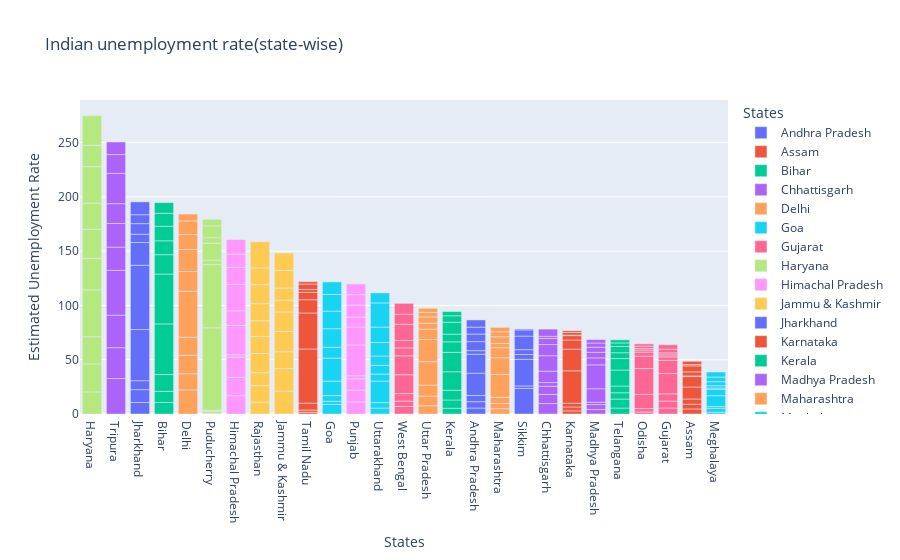

The notebook cell saved with this chart:
### Code cell
fg=px.bar(data,x='States',y='Estimated Unemployment Rate',title='Indian unemployment rate(state-wise)',template='plotly',color='States')
fg.update_layout(xaxis={'categoryorder':'total descending'})
fg.show()

### Figure 1 — Plotly figure (JSON) as saved in the notebook; plotly's stock layout.template omitted (floating-point values rounded to 4 significant figures)
{"data": [{"alignmentgroup": "True", "hovertemplate": "States=%{x}<br>Estimated Unemployment Rate=%{y}<extra></extra>", "legendgroup": "Andhra Pradesh", "marker": {"color": "#636efa", "pattern": {"shape": ""}}, "name": "Andhra Pradesh", "offsetgroup": "Andhra Pradesh", "orientation": "v", "showlegend": true, "textposition": "auto", "type": "bar", "x": ["Andhra Pradesh", "Andhra Pradesh", "Andhra Pradesh", "Andhra Pradesh", "Andhra Pradesh", "Andhra Pradesh", "Andhra Pradesh", "Andhra Pradesh", "Andhra Pradesh", "Andhra Pradesh"], "xaxis": "x", "y": [5.48, 5.83, 5.79, 20.51, 17.43, 3.31, 8.34, 6.96, 6.4, 6.59], "yaxis": "y"}, {"alignmentgroup": "True", "hovertemplate": "States=%{x}<br>Estimated Unemployment Rate=%{y}<extra></extra>", "legendgroup": "Assam", "marker": {"color": "#EF553B", "pattern": {"shape": ""}}, "name": "Assam", "offsetgroup": "Assam", "orientation": "v", "showlegend": true, "textposition": "auto", "type": "bar", "x": ["Assam", "Assam", "Assam", "Assam", "Assam", "Assam", "Assam", "Assam", "Assam", "Assam"], "xaxis": "x", "y": [4.66, 4.41, 4.77, 11.06, 9.55, 0.6, 3.77, 5.53, 1.19, 3.02], "yaxis": "y"}, {"alignmentgroup": "True", "hovertemplate": "States=%{x}<br>Estimated Unemployment Rate=%{y}<extra></extra>", "legendgroup": "Bihar", "marker": {"color": "#00cc96", "pattern": {"shape": ""}}, "name": "Bihar", "offsetgroup": "Bihar", "orientation": "v", "showlegend": true, "textposition": "auto", "type": "bar", "x": ["Bihar", "Bihar", "Bihar", "Bihar", "Bihar", "Bihar", "Bihar", "Bihar", "Bihar", "Bihar"], "xaxis": "x", "y": [10.61, 10.29, 15.43, 46.64, 45.96, 17.82, 12.79, 13.44, 11.91, 9.82], "yaxis": "y"}, {"alignmentgroup": "True", "hovertemplate": "States=%{x}<br>Estimated Unemployment Rate=%{y}<extra></extra>", "legendgroup": "Chhattisgarh", "marker": {"color": "#ab63fa", "pattern": {"shape": ""}}, "name": "Chhattisgarh", "offsetgroup": "Chhattisgarh", "orientation": "v", "showlegend": true, "textposition": "auto", "type": "bar", "x": ["Chhattisgarh", "Chhattisgarh", "Chhattisgarh", "Chhattisgarh", "Chhattisgarh", "Chhattisgarh", "Chhattisgarh", "Chhattisgarh", "Chhattisgarh", "Chhattisgarh"], "xaxis": "x", "y": [9.65, 8.38, 7.54, 3.41, 10.5, 14.23, 10.27, 5.63, 1.96, 6.62], "yaxis": "y"}, {"alignmentgroup": "True", "hovertemplate": "States=%{x}<br>Estimated Unemployment Rate=%{y}<extra></extra>", "legendgroup": "Delhi", "marker": {"color": "#FFA15A", "pattern": {"shape": ""}}, "name": "Delhi", "offsetgroup": "Delhi", "orientation": "v", "showlegend": true, "textposition": "auto", "type": "bar", "x": ["Delhi", "Delhi", "Delhi", "Delhi", "Delhi", "Delhi", "Delhi", "Delhi", "Delhi", "Delhi"], "xaxis": "x", "y": [22.23, 14.84, 17.04, 16.68, 42.27, 18.19, 20.3, 13.79, 12.53, 6.27], "yaxis": "y"}, {"alignmentgroup": "True", "hovertemplate": "States=%{x}<br>Estimated Unemployment Rate=%{y}<extra></extra>", "legendgroup": "Goa", "marker": {"color": "#19d3f3", "pattern": {"shape": ""}}, "name": "Goa", "offsetgroup": "Goa", "orientation": "v", "showlegend": true, "textposition": "auto", "type": "bar", "x": ["Goa", "Goa", "Goa", "Goa", "Goa", "Goa", "Goa", "Goa", "Goa", "Goa"], "xaxis": "x", "y": [8.89, 2.81, 5.25, 13.31, 21.25, 9.96, 17.07, 16.21, 15.38, 11.54], "yaxis": "y"}, {"alignmentgroup": "True", "hovertemplate": "States=%{x}<br>Estimated Unemployment Rate=%{y}<extra></extra>", "legendgroup": "Gujarat", "marker": {"color": "#FF6692", "pattern": {"shape": ""}}, "name": "Gujarat", "offsetgroup": "Gujarat", "orientation": "v", "showlegend": true, "textposition": "auto", "type": "bar", "x": ["Gujarat", "Gujarat", "Gujarat", "Gujarat", "Gujarat", "Gujarat", "Gujarat", "Gujarat", "Gujarat", "Gujarat"], "xaxis": "x", "y": [5.54, 6.38, 6.66, 18.71, 12.11, 3.2, 1.84, 1.87, 3.42, 4.03], "yaxis": "y"}, {"alignmentgroup": "True", "hovertemplate": "States=%{x}<br>Estimated Unemployment Rate=%{y}<extra></extra>", "legendgroup": "Haryana", "marker": {"color": "#B6E880", "pattern": {"shape": ""}}, "name": "Haryana", "offsetgroup": "Haryana", "orientation": "v", "showlegend": true, "textposition": "auto", "type": "bar", "x": ["Haryana", "Haryana", "Haryana", "Haryana", "Haryana", "Haryana", "Haryana", "Haryana", "Haryana", "Haryana"], "xaxis": "x", "y": [20.34, 25.77, 25.05, 43.22, 29.02, 26.7, 24.18, 33.5, 19.68, 27.31], "yaxis": "y"}, {"alignmentgroup": "True", "hovertemplate": "States=%{x}<br>Estimated Unemployment Rate=%{y}<extra></extra>", "legendgroup": "Himachal Pradesh", "marker": {"color": "#FF97FF", "pattern": {"shape": ""}}, "name": "Himachal Pradesh", "offsetgroup": "Himachal Pradesh", "orientation": "v", "showlegend": true, "textposition": "auto", "type": "bar", "x": ["Himachal Pradesh", "Himachal Pradesh", "Himachal Pradesh", "Himachal Pradesh", "Himachal Pradesh", "Himachal Pradesh", "Himachal Pradesh", "Himachal Pradesh", "Himachal Pradesh", "Himachal Pradesh"], "xaxis": "x", "y": [16.83, 16.84, 18.76, 2.2, 26.95, 13.47, 24.31, 15.79, 12.04, 13.46], "yaxis": "y"}, {"alignmentgroup": "True", "hovertemplate": "States=%{x}<br>Estimated Unemployment Rate=%{y}<extra></extra>", "legendgroup": "Jammu & Kashmir", "marker": {"color": "#FECB52", "pattern": {"shape": ""}}, "name": "Jammu & Kashmir", "offsetgroup": "Jammu & Kashmir", "orientation": "v", "showlegend": true, "textposition": "auto", "type": "bar", "x": ["Jammu & Kashmir", "Jammu & Kashmir", "Jammu & Kashmir", "Jammu & Kashmir", "Jammu & Kashmir", "Jammu & Kashmir", "Jammu & Kashmir", "Jammu & Kashmir", "Jammu & Kashmir"], "xaxis": "x", "y": [21.08, 20.78, 15.5, 18.74, 17.92, 10.88, 11.09, 16.17, 16.14], "yaxis": "y"}, {"alignmentgroup": "True", "hovertemplate": "States=%{x}<br>Estimated Unemployment Rate=%{y}<extra></extra>", "legendgroup": "Jharkhand", "marker": {"color": "#636efa", "pattern": {"shape": ""}}, "name": "Jharkhand", "offsetgroup": "Jharkhand", "orientation": "v", "showlegend": true, "textposition": "auto", "type": "bar", "x": ["Jharkhand", "Jharkhand", "Jharkhand", "Jharkhand", "Jharkhand", "Jharkhand", "Jharkhand", "Jharkhand", "Jharkhand", "Jharkhand"], "xaxis": "x", "y": [10.61, 11.85, 8.23, 47.09, 59.23, 20.95, 7.63, 9.76, 8.24, 11.8], "yaxis": "y"}, {"alignmentgroup": "True", "hovertemplate": "States=%{x}<br>Estimated Unemployment Rate=%{y}<extra></extra>", "legendgroup": "Karnataka", "marker": {"color": "#EF553B", "pattern": {"shape": ""}}, "name": "Karnataka", "offsetgroup": "Karnataka", "orientation": "v", "showlegend": true, "textposition": "auto", "type": "bar", "x": ["Karnataka", "Karnataka", "Karnataka", "Karnataka", "Karnataka", "Karnataka", "Karnataka", "Karnataka", "Karnataka", "Karnataka"], "xaxis": "x", "y": [2.86, 3.61, 3.46, 29.84, 19.97, 8.44, 4.01, 0.5, 2.41, 1.58], "yaxis": "y"}, {"alignmentgroup": "True", "hovertemplate": "States=%{x}<br>Estimated Unemployment Rate=%{y}<extra></extra>", "legendgroup": "Kerala", "marker": {"color": "#00cc96", "pattern": {"shape": ""}}, "name": "Kerala", "offsetgroup": "Kerala", "orientation": "v", "showlegend": true, "textposition": "auto", "type": "bar", "x": ["Kerala", "Kerala", "Kerala", "Kerala", "Kerala", "Kerala", "Kerala", "Kerala", "Kerala", "Kerala"], "xaxis": "x", "y": [5.31, 7.6, 8.99, 16.99, 17.88, 9.71, 7.09, 10.98, 5.91, 3.88], "yaxis": "y"}, {"alignmentgroup": "True", "hovertemplate": "States=%{x}<br>Estimated Unemployment Rate=%{y}<extra></extra>", "legendgroup": "Madhya Pradesh", "marker": {"color": "#ab63fa", "pattern": {"shape": ""}}, "name": "Madhya Pradesh", "offsetgroup": "Madhya Pradesh", "orientation": "v", "showlegend": true, "textposition": "auto", "type": "bar", "x": ["Madhya Pradesh", "Madhya Pradesh", "Madhya Pradesh", "Madhya Pradesh", "Madhya Pradesh", "Madhya Pradesh", "Madhya Pradesh", "Madhya Pradesh", "Madhya Pradesh", "Madhya Pradesh"], "xaxis": "x", "y": [4.11, 4.57, 2.22, 12.36, 21.98, 6.48, 5.08, 4.7, 3.91, 3.13], "yaxis": "y"}, {"alignmentgroup": "True", "hovertemplate": "States=%{x}<br>Estimated Unemployment Rate=%{y}<extra></extra>", "legendgroup": "Maharashtra", "marker": {"color": "#FFA15A", "pattern": {"shape": ""}}, "name": "Maharashtra", "offsetgroup": "Maharashtra", "orientation": "v", "showlegend": true, "textposition": "auto", "type": "bar", "x": ["Maharashtra", "Maharashtra", "Maharashtra", "Maharashtra", "Maharashtra", "Maharashtra", "Maharashtra", "Maharashtra", "Maharashtra", "Maharashtra"], "xaxis": "x", "y": [4.95, 4.69, 5.79, 20.9, 15.46, 9.23, 3.89, 6.23, 4.55, 4.1], "yaxis": "y"}, {"alignmentgroup": "True", "hovertemplate": "States=%{x}<br>Estimated Unemployment Rate=%{y}<extra></extra>", "legendgroup": "Meghalaya", "marker": {"color": "#19d3f3", "pattern": {"shape": ""}}, "name": "Meghalaya", "offsetgroup": "Meghalaya", "orientation": "v", "showlegend": true, "textposition": "auto", "type": "bar", "x": ["Meghalaya", "Meghalaya", "Meghalaya", "Meghalaya", "Meghalaya", "Meghalaya", "Meghalaya", "Meghalaya", "Meghalaya", "Meghalaya"], "xaxis": "x", "y": [1.66, 3.59, 1.58, 10.03, 5.92, 1.15, 2.1, 3.74, 4.29, 4.6], "yaxis": "y"}, {"alignmentgroup": "True", "hovertemplate": "States=%{x}<br>Estimated Unemployment Rate=%{y}<extra></extra>", "legendgroup": "Odisha", "marker": {"color": "#FF6692", "pattern": {"shape": ""}}, "name": "Odisha", "offsetgroup": "Odisha", "orientation": "v", "showlegend": true, "textposition": "auto", "type": "bar", "x": ["Odisha", "Odisha", "Odisha", "Odisha", "Odisha", "Odisha", "Odisha", "Odisha", "Odisha", "Odisha"], "xaxis": "x", "y": [1.9, 3.12, 13.08, 23.76, 11.41, 3.77, 1.88, 1.42, 2.1, 2.18], "yaxis": "y"}, {"alignmentgroup": "True", "hovertemplate": "States=%{x}<br>Estimated Unemployment Rate=%{y}<extra></extra>", "legendgroup": "Puducherry", "marker": {"color": "#B6E880", "pattern": {"shape": ""}}, "name": "Puducherry", "offsetgroup": "Puducherry", "orientation": "v", "showlegend": true, "textposition": "auto", "type": "bar", "x": ["Puducherry", "Puducherry", "Puducherry", "Puducherry", "Puducherry", "Puducherry", "Puducherry", "Puducherry", "Puducherry", "Puducherry"], "xaxis": "x", "y": [0.58, 1.76, 1.2, 75.85, 58.19, 4.24, 15.47, 5.05, 10.9, 6.18], "yaxis": "y"}, {"alignmentgroup": "True", "hovertemplate": "States=%{x}<br>Estimated Unemployment Rate=%{y}<extra></extra>", "legendgroup": "Punjab", "marker": {"color": "#FF97FF", "pattern": {"shape": ""}}, "name": "Punjab", "offsetgroup": "Punjab", "orientation": "v", "showlegend": true, "textposition": "auto", "type": "bar", "x": ["Punjab", "Punjab", "Punjab", "Punjab", "Punjab", "Punjab", "Punjab", "Punjab", "Punjab", "Punjab"], "xaxis": "x", "y": [11.11, 10.97, 10.32, 2.86, 28.33, 16.55, 9.19, 10.99, 9.61, 9.88], "yaxis": "y"}, {"alignmentgroup": "True", "hovertemplate": "States=%{x}<br>Estimated Unemployment Rate=%{y}<extra></extra>", "legendgroup": "Rajasthan", "marker": {"color": "#FECB52", "pattern": {"shape": ""}}, "name": "Rajasthan", "offsetgroup": "Rajasthan", "orientation": "v", "showlegend": true, "textposition": "auto", "type": "bar", "x": ["Rajasthan", "Rajasthan", "Rajasthan", "Rajasthan", "Rajasthan", "Rajasthan", "Rajasthan", "Rajasthan", "Rajasthan", "Rajasthan"], "xaxis": "x", "y": [10.97, 15.16, 11.9, 17.7, 15.74, 14.39, 15.81, 17.51, 15.35, 24.15], "yaxis": "y"}, {"alignmentgroup": "True", "hovertemplate": "States=%{x}<br>Estimated Unemployment Rate=%{y}<extra></extra>", "legendgroup": "Sikkim", "marker": {"color": "#636efa", "pattern": {"shape": ""}}, "name": "Sikkim", "offsetgroup": "Sikkim", "orientation": "v", "showlegend": true, "textposition": "auto", "type": "bar", "x": ["Sikkim", "Sikkim", "Sikkim", "Sikkim", "Sikkim", "Sikkim", "Sikkim", "Sikkim"], "xaxis": "x", "y": [23.57, 2.28, 24.51, 4.46, 4.45, 12.49, 5.7, 0.88], "yaxis": "y"}, {"alignmentgroup": "True", "hovertemplate": "States=%{x}<br>Estimated Unemployment Rate=%{y}<extra></extra>", "legendgroup": "Tamil Nadu", "marker": {"color": "#EF553B", "pattern": {"shape": ""}}, "name": "Tamil Nadu", "offsetgroup": "Tamil Nadu", "orientation": "v", "showlegend": true, "textposition": "auto", "type": "bar", "x": ["Tamil Nadu", "Tamil Nadu", "Tamil Nadu", "Tamil Nadu", "Tamil Nadu", "Tamil Nadu", "Tamil Nadu", "Tamil Nadu", "Tamil Nadu", "Tamil Nadu"], "xaxis": "x", "y": [1.57, 2.09, 6.4, 49.83, 33.16, 12.2, 6.81, 2.65, 5, 2.16], "yaxis": "y"}, {"alignmentgroup": "True", "hovertemplate": "States=%{x}<br>Estimated Unemployment Rate=%{y}<extra></extra>", "legendgroup": "Telangana", "marker": {"color": "#00cc96", "pattern": {"shape": ""}}, "name": "Telangana", "offsetgroup": "Telangana", "orientation": "v", "showlegend": true, "textposition": "auto", "type": "bar", "x": ["Telangana", "Telangana", "Telangana", "Telangana", "Telangana", "Telangana", "Telangana", "Telangana", "Telangana", "Telangana"], "xaxis": "x", "y": [5.49, 8.29, 5.77, 6.25, 14.7, 10.55, 5.36, 5.79, 3.27, 2.86], "yaxis": "y"}, {"alignmentgroup": "True", "hovertemplate": "States=%{x}<br>Estimated Unemployment Rate=%{y}<extra></extra>", "legendgroup": "Tripura", "marker": {"color": "#ab63fa", "pattern": {"shape": ""}}, "name": "Tripura", "offsetgroup": "Tripura", "orientation": "v", "showlegend": true, "textposition": "auto", "type": "bar", "x": ["Tripura", "Tripura", "Tripura", "Tripura", "Tripura", "Tripura", "Tripura", "Tripura", "Tripura", "Tripura"], "xaxis": "x", "y": [32.67, 28.4, 29.95, 41.23, 21.51, 21.71, 18.24, 27.92, 17.35, 11.57], "yaxis": "y"}, {"alignmentgroup": "True", "hovertemplate": "States=%{x}<br>Estimated Unemployment Rate=%{y}<extra></extra>", "legendgroup": "Uttar Pradesh", "marker": {"color": "#FFA15A", "pattern": {"shape": ""}}, "name": "Uttar Pradesh", "offsetgroup": "Uttar Pradesh", "orientation": "v", "showlegend": true, "textposition": "auto", "type": "bar", "x": ["Uttar Pradesh", "Uttar Pradesh", "Uttar Pradesh", "Uttar Pradesh", "Uttar Pradesh", "Uttar Pradesh", "Uttar Pradesh", "Uttar Pradesh", "Uttar Pradesh", "Uttar Pradesh"], "xaxis": "x", "y": [7.58, 8.98, 10.11, 21.54, 20.41, 9.47, 5.56, 5.79, 4.18, 3.75], "yaxis": "y"}, {"alignmentgroup": "True", "hovertemplate": "States=%{x}<br>Estimated Unemployment Rate=%{y}<extra></extra>", "legendgroup": "Uttarakhand", "marker": {"color": "#19d3f3", "pattern": {"shape": ""}}, "name": "Uttarakhand", "offsetgroup": "Uttarakhand", "orientation": "v", "showlegend": true, "textposition": "auto", "type": "bar", "x": ["Uttarakhand", "Uttarakhand", "Uttarakhand", "Uttarakhand", "Uttarakhand", "Uttarakhand", "Uttarakhand", "Uttarakhand", "Uttarakhand", "Uttarakhand"], "xaxis": "x", "y": [5.49, 4.99, 19.85, 6.48, 8.01, 8.61, 12.38, 14.26, 22.26, 9.23], "yaxis": "y"}, {"alignmentgroup": "True", "hovertemplate": "States=%{x}<br>Estimated Unemployment Rate=%{y}<extra></extra>", "legendgroup": "West Bengal", "marker": {"color": "#FF6692", "pattern": {"shape": ""}}, "name": "West Bengal", "offsetgroup": "West Bengal", "orientation": "v", "showlegend": true, "textposition": "auto", "type": "bar", "x": ["West Bengal", "West Bengal", "West Bengal", "West Bengal", "West Bengal", "West Bengal", "West Bengal", "West Bengal", "West Bengal", "West Bengal"], "xaxis": "x", "y": [6.94, 4.92, 6.92, 17.41, 17.41, 7.29, 6.83, 14.87, 9.35, 9.98], "yaxis": "y"}], "layout": {"barmode": "relative", "legend": {"title": {"text": "States"}, "tracegroupgap": 0}, "title": {"text": "Indian unemployment rate(state-wise)"}, "xaxis": {"anchor": "y", "categoryarray": ["Andhra Pradesh", "Assam", "Bihar", "Chhattisgarh", "Delhi", "Goa", "Gujarat", "Haryana", "Himachal Pradesh", "Jammu & Kashmir", "Jharkhand", "Karnataka", "Kerala", "Madhya Pradesh", "Maharashtra", "Meghalaya", "Odisha", "Puducherry", "Punjab", "Rajasthan", "Sikkim", "Tamil Nadu", "Telangana", "Tripura", "Uttar Pradesh", "Uttarakhand", "West Bengal"], "categoryorder": "total descending", "domain": [0, 1], "title": {"text": "States"}}, "yaxis": {"anchor": "x", "domain": [0, 1], "title": {"text": "Estimated Unemployment Rate"}}}}
